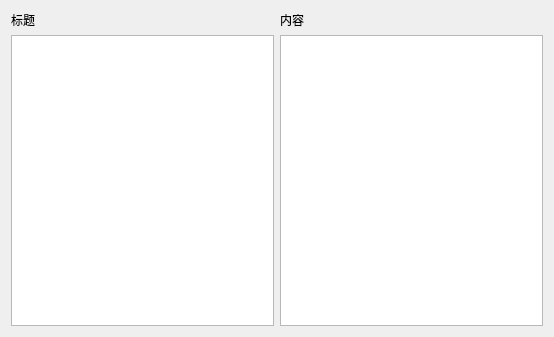
<?xml version="1.0" encoding="UTF-8"?>
<ui version="4.0">
 <class>fangtang</class>
 <widget class="QWidget" name="fangtang">
  <property name="geometry">
   <rect>
    <x>0</x>
    <y>0</y>
    <width>554</width>
    <height>337</height>
   </rect>
  </property>
  <property name="windowTitle">
   <string/>
  </property>
  <layout class="QGridLayout" name="gridLayout">
   <item row="0" column="0">
    <widget class="QLabel" name="label">
     <property name="text">
      <string>标题</string>
     </property>
    </widget>
   </item>
   <item row="0" column="1">
    <widget class="QLabel" name="label_2">
     <property name="text">
      <string>内容</string>
     </property>
    </widget>
   </item>
   <item row="1" column="0">
    <widget class="QTableView" name="tableViewCaption"/>
   </item>
   <item row="1" column="1">
    <widget class="QTextEdit" name="textEdit"/>
   </item>
  </layout>
 </widget>
 <resources/>
 <connections/>
</ui>
